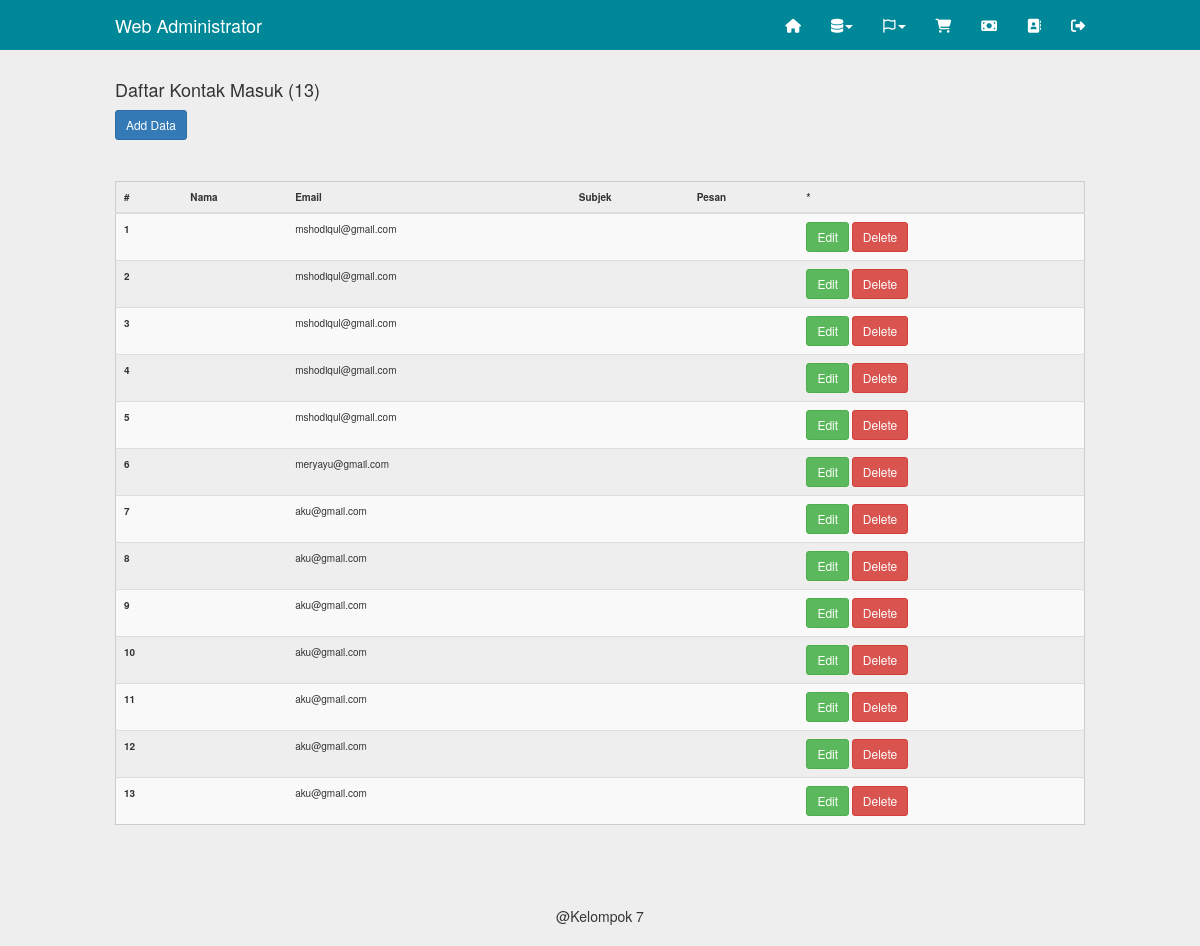
Page /admin/kontak.php (signed in) on the earlier database version.
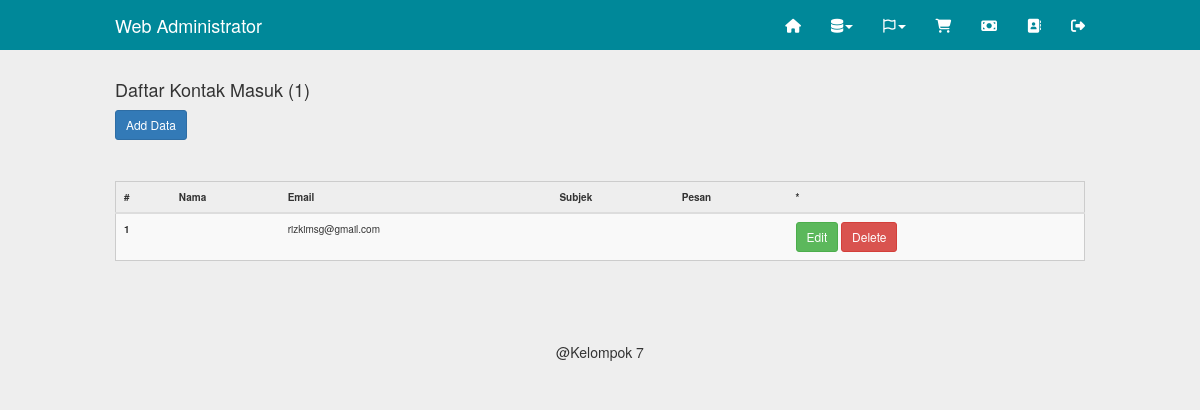
Same page on the later database version.
### tables this page shows
CREATE TABLE `kontak` (
  `id` int(11) NOT NULL,
  `nama` varchar(50) NOT NULL,
  `email` varchar(100) NOT NULL,
  `subjek` varchar(200) NOT NULL,
  `pesan` text NOT NULL
);

### inc/config.php (called while the page is built, shortened)
<?php
	$url = "http://localhost/Mart/";
	$no = 1;
?>

### admin/kontak.php (the view, shortened to what this page needs)
<?php
	include"../inc/config.php";
	include"inc/header.php";
?>
	<div class="container">
		<?php
			$q = mysqli_query($db,"select*from kontak");
			$j = mysqli_num_rows($q);
		?>
		<h4>Daftar Kontak Masuk (<?php echo ($j>0)?$j:0; ?>)</h4>
		<a class="btn btn-sm btn-primary" href="kontak.php?act=create">Add Data</a>
		<hr>
		<table class="table table-striped table-hove">
			<thead>
				<tr>
					<th>#</th>
					<th>Nama</th>
					<th>Email</th>
					<th>Subjek</th>
					<th>Pesan</th>
					<th>*</th>
				</tr>
			</thead>
			<tbody>
		<?php while($data=mysqli_fetch_object($q)){ ?>
				<tr>
					<th scope="row"><?php echo $no++; ?></th>
					<td><?php echo $data->nama ?></td>
					<td><?php echo $data->email ?></td>
					<td><?php echo $data->subjek ?></td>
					<td><?php echo $data->pesan ?></td>
					<td>
						<a class="btn btn-sm btn-success" href="kontak.php?act=edit&&id=<?php echo $data->id ?>">Edit</a>
						<a class="btn btn-sm btn-danger" href="kontak.php?act=delete&&id=<?php echo $data->id ?>">Delete</a>
					</td>
				</tr>
		<?php } ?>
			</tbody>
		</table>
    </div>
<?php include"inc/footer.php"; ?>

### admin/inc/header.php (shortened to what this page needs)
   <!DOCTYPE html>
<html lang="en">
  <head>
    <link href="<?php echo $url ?>assets/bootstrap/css/bootstrap.css" rel="stylesheet">
    <link href="<?php echo $url ?>assets/bootstrap/css/datetimepicker.css" rel="stylesheet">
    <link href="<?php echo $url ?>assets/css/navbar-fixed-top.css" rel="stylesheet">
    <link href="<?php echo $url ?>assets/css/full-slider.css" rel="stylesheet">
    <link href="<?php echo $url ?>assets/css/style.css" rel="stylesheet">
    <link rel="stylesheet" href="https://cdnjs.cloudflare.com/ajax/libs/font-awesome/6.5.2/css/all.min.css" />
  </head>
  <body>
    <nav class="navbar navbar-default navbar-fixed-top navbar-blue">
      <div class="container">
        <div class="navbar-header">
          <a class="navbar-brand" href="#">Web Administrator</a>
        </div>
        <div id="navbar" class="navbar-collapse collapse">
          <ul class="nav navbar-nav navbar-right">
            <li><a href="<?php echo $url ?>admin/index.php"><i class="fa-solid fa-house"></i></a></li>
			<li class="dropdown">
              <a href="#" class="dropdown-toggle" data-toggle="dropdown" role="button" aria-haspopup="true" aria-expanded="false"><i class="fa-solid fa-database"></i><span class="caret"></span></a>
            </li>
            <li class="dropdown">
                    <a href="#" class="dropdown-toggle" data-toggle="dropdown" role="button" aria-haspopup="true" aria-expanded="false"><i class="fa-regular fa-flag"></i><span class="caret"></span></a>
                  </li>
            <li><a href="pesanan.php"><i class="fa-solid fa-cart-shopping"></i>
            </a></li>
            <li><a href="pembayaran.php"><i class="fa-solid fa-money-bill"></i>
            </a></li>
            <li><a href="kontak.php"><i class="fa-solid fa-address-book"></i></a></li>
            <li><a href="<?php echo $url ?>admin/logout.php"><i class="fa-solid fa-right-from-bracket"></i></a></li>
          </ul>
        </div>
      </div>
    </nav>

### admin/inc/footer.php (shortened to what this page needs)
	<div class="container" style="margin-top:20px;">
		<footer class="text-center">
		<hr>
			<div class="col-md-12">@Kelompok 7
			<br>
			<br>
			</div>
		</footer>
	</div>
  </body>
</html>

### assets/css/navbar-fixed-top.css (style rules this page uses)
body { padding-top: 70px; }

### assets/css/style.css (style rules this page uses)
@media (min-width: 768px) { .container { width: 750px; } }
@media (min-width: 992px) { .container { width: 970px; } }
@media (min-width: 1200px) { .container { width: 1000px; } }
.table { border:1px solid#CCC; }
table td, table th { padding:10px; font-size: 10px; }
* { transition: all 200ms ease-in-out; }
body { background-color: #EEE; }
.navbar-blue { background-color: #089; border:none; color: #FFF; }
.navbar-blue .navbar-brand { color: #FFF; }
.navbar-blue .navbar-nav li > a { color:#FFF; }

Differences in the rows shown:
removed kontak: email "mshodiqul@gmail.com"
removed kontak: email "mshodiqul@gmail.com"
removed kontak: email "mshodiqul@gmail.com"
removed kontak: email "mshodiqul@gmail.com"
removed kontak: email "mshodiqul@gmail.com"
removed kontak: email "meryayu@gmail.com"
removed kontak: email "aku@gmail.com"
removed kontak: email "aku@gmail.com"
removed kontak: email "aku@gmail.com"
removed kontak: email "aku@gmail.com"
removed kontak: email "aku@gmail.com"
removed kontak: email "aku@gmail.com"
removed kontak: email "aku@gmail.com"
added kontak: email "rizkimsg@gmail.com"
Other differences:
$j: "13" → "1"
